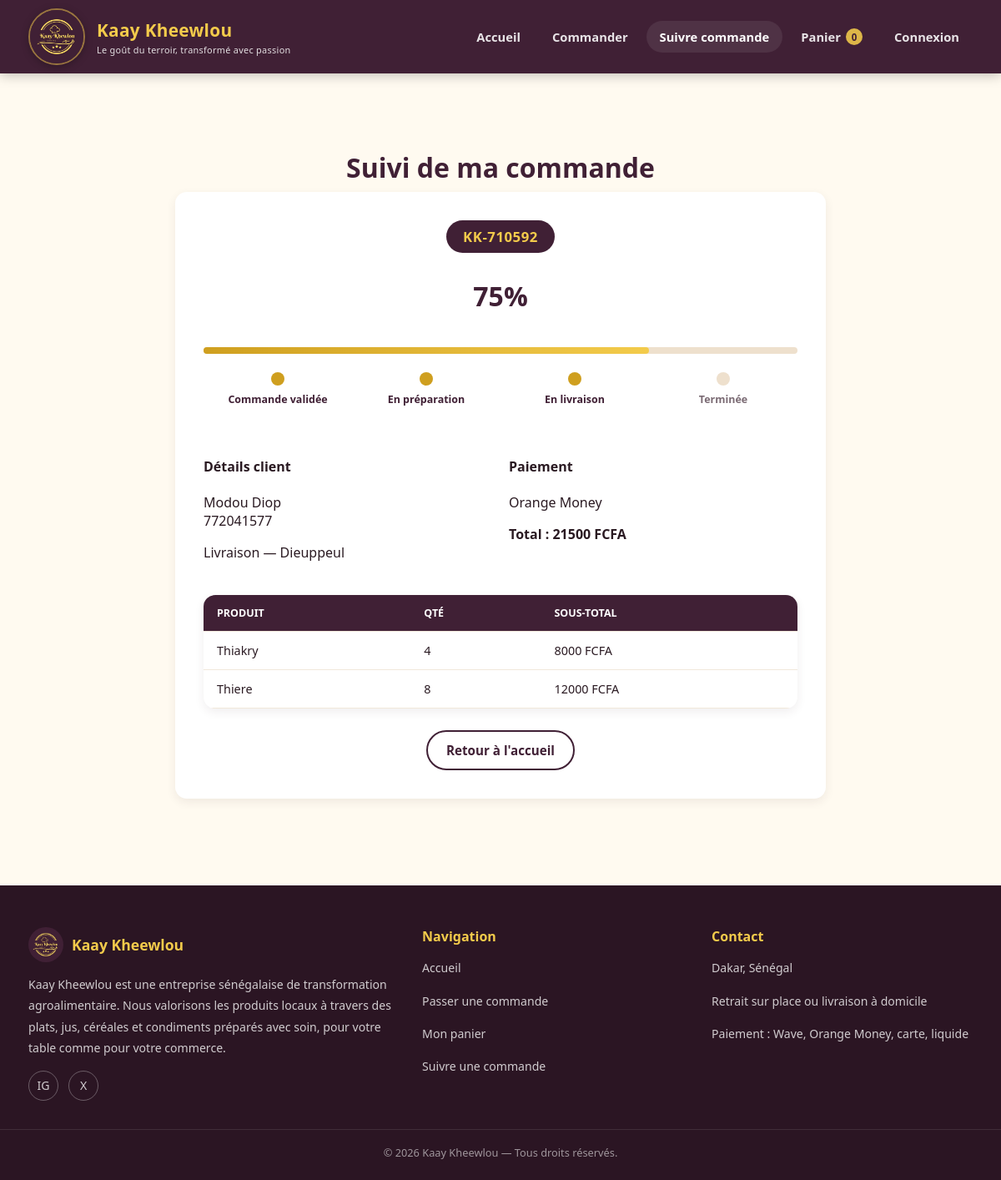
The page /suivi/KK-710592/ on the database its author committed.
### monapp/models.py (models this page shows, shortened)
class Commande(models.Model):
    STATUT_VALIDEE = 'validee'
    STATUT_PREPARATION = 'preparation'
    STATUT_LIVRAISON = 'livraison'
    STATUT_TERMINEE = 'terminee'
    STATUT_ANNULEE = 'annulee'
    STATUT_CHOICES = [
        (STATUT_VALIDEE, 'Commande validée'),
        (STATUT_PREPARATION, 'En préparation'),
        (STATUT_LIVRAISON, 'En livraison'),
        (STATUT_TERMINEE, 'Terminée'),
        (STATUT_ANNULEE, 'Annulée'),
    ]
    STATUT_POURCENTAGE = {
        STATUT_VALIDEE: 25,
        STATUT_PREPARATION: 50,
        STATUT_LIVRAISON: 75,
        STATUT_TERMINEE: 100,
        STATUT_ANNULEE: 0,
    }
    STATUTS_ANNULABLES = (STATUT_VALIDEE, STATUT_PREPARATION)
    MODE_RETRAIT = 'retrait'
    MODE_LIVRAISON = 'livraison'
    MODE_RECEPTION_CHOICES = [
        (MODE_RETRAIT, 'Retrait sur place'),
        (MODE_LIVRAISON, 'Livraison à domicile'),
    ]
    PAIEMENT_WAVE = 'wave'
    PAIEMENT_OM = 'orange_money'
    PAIEMENT_CARTE = 'carte'
    PAIEMENT_LIQUIDE = 'liquide'
    PAIEMENT_CHOICES = [
        (PAIEMENT_WAVE, 'Wave'),
        (PAIEMENT_OM, 'Orange Money'),
        (PAIEMENT_CARTE, 'Carte bancaire'),
        (PAIEMENT_LIQUIDE, 'Liquide (paiement à la livraison)'),
    ]
    numero = models.CharField(max_length=20, unique=True, default=generer_numero_commande, editable=False)
    utilisateur = models.ForeignKey(
        settings.AUTH_USER_MODEL, on_delete=models.SET_NULL, null=True, blank=True, related_name='commandes'
    )
    client_nom = models.CharField(max_length=120)
    client_telephone = models.CharField(max_length=30)
    client_email = models.EmailField(blank=True)
    client_adresse = models.CharField(max_length=255, blank=True)
    mode_reception = models.CharField(max_length=15, choices=MODE_RECEPTION_CHOICES, default=MODE_RETRAIT)
    mode_paiement = models.CharField(max_length=15, choices=PAIEMENT_CHOICES, default=PAIEMENT_LIQUIDE)
    sous_total = models.DecimalField(max_digits=12, decimal_places=0, default=0)
    frais_livraison = models.DecimalField(max_digits=10, decimal_places=0, default=0)
    points_utilises = models.PositiveIntegerField(default=0)
    reduction_points = models.DecimalField(max_digits=10, decimal_places=0, default=0)
    total = models.DecimalField(max_digits=12, decimal_places=0, default=0)
    points_credites = models.BooleanField(default=False, help_text="Les points de fidélité ont déjà été crédités pour cette commande")
    statut = models.CharField(max_length=15, choices=STATUT_CHOICES, default=STATUT_VALIDEE)
    note = models.TextField(blank=True, help_text="Précisions du client sur la commande")
    date_creation = models.DateTimeField(default=timezone.now)
    date_maj = models.DateTimeField(auto_now=True)
    class Meta:
        verbose_name = "Commande"
        verbose_name_plural = "Commandes"
        ordering = ['-date_creation']
    @property
    def pourcentage(self):
        return self.STATUT_POURCENTAGE.get(self.statut, 0)
    @property
    def est_annulee(self):
        return self.statut == self.STATUT_ANNULEE

class ArticleCommande(models.Model):
    commande = models.ForeignKey(Commande, on_delete=models.CASCADE, related_name='articles')
    produit = models.ForeignKey(Produit, on_delete=models.SET_NULL, null=True, related_name='articles_commandes')
    nom_produit = models.CharField(max_length=120)
    prix_unitaire = models.DecimalField(max_digits=10, decimal_places=0)
    quantite = models.PositiveIntegerField(default=1)
    class Meta:
        verbose_name = "Article de commande"
        verbose_name_plural = "Articles de commande"
    @property
    def sous_total(self):
        return self.prix_unitaire * self.quantite

### monapp/views.py (the view)
# urls.py: path('suivi/<str:numero>/', views.suivi_commande_vue, name='suivi_commande'),
def suivi_commande_vue(request, numero):
    commande = get_object_or_404(Commande, numero=numero)
    etapes = [c for c in Commande.STATUT_CHOICES if c[0] != Commande.STATUT_ANNULEE]
    return render(request, 'src/suivi_commande.html', {'commande': commande, 'etapes': etapes})

### monapp/cart.py (called while the page is built, shortened)
    def __iter__(self):
        ids = self.panier.keys()
        produits = Produit.objects.filter(id__in=ids)
        produits_par_id = {str(p.id): p for p in produits}

    def __len__(self):
        return sum(item['quantite'] for item in self.panier.values())

    def get_total(self):
        return sum((item['sous_total'] for item in self), Decimal('0'))

### monapp/context_processors.py (called while the page is built)
def panier_context(request):
    panier = Panier(request)
    return {
        'panier_nb_articles': len(panier),
        'panier_total': panier.get_total(),
    }

### monapp/templates/src/suivi_commande.html (shortened to what this page needs)
{% extends "src/base_client.html" %}
{% block contenu %}
<section class="section">
  <div class="container">
    <h1 class="section-title">Suivi de ma commande</h1>
    <div class="carte-suivi">
      <div class="suivi-numero"><span>{{ commande.numero }}</span></div>
      {% if commande.est_annulee %}
        <div class="text-center" style="margin:30px 0;">
          <span class="statut-badge statut-annulee" style="font-size:1rem;padding:10px 22px;">Commande annulée</span>
        </div>
      {% else %}
        <div class="progress-pourcentage">{{ commande.pourcentage }}%</div>
        <div class="progress-track">
          <div class="progress-fill" style="width:{{ commande.pourcentage }}%;"></div>
        </div>
        <div class="progress-etapes">
          {% for valeur, libelle in etapes %}
            <div class="progress-etape {% if commande.pourcentage >= 25 and valeur == 'validee' %}fait{% endif %}{% if commande.pourcentage >= 50 and valeur == 'preparation' %}fait{% endif %}{% if commande.pourcentage >= 75 and valeur == 'livraison' %}fait{% endif %}{% if commande.pourcentage >= 100 and valeur == 'terminee' %}fait{% endif %}">
              <div class="pastille"></div>
              {{ libelle }}
            </div>
          {% endfor %}
        </div>
      {% endif %}
      <div style="margin-top:40px;display:grid;grid-template-columns:1fr 1fr;gap:20px;">
        <div>
          <h4>Détails client</h4>
          <p>{{ commande.client_nom }}<br>{{ commande.client_telephone }}</p>
          <p>{% if commande.mode_reception == 'livraison' %}Livraison — {{ commande.client_adresse }}{% else %}Retrait sur place{% endif %}</p>
        </div>
        <div>
          <h4>Paiement</h4>
          <p>{{ commande.get_mode_paiement_display }}</p>
          <p><strong>Total : {{ commande.total }} FCFA</strong></p>
        </div>
      </div>
      <table class="tableau-simple" style="margin-top:24px;">
        <thead><tr><th>Produit</th><th>Qté</th><th>Sous-total</th></tr></thead>
        <tbody>
          {% for article in commande.articles.all %}
          <tr><td>{{ article.nom_produit }}</td><td>{{ article.quantite }}</td><td>{{ article.sous_total }} FCFA</td></tr>
          {% endfor %}
        </tbody>
      </table>
      <div style="text-align:center;margin-top:26px;display:flex;gap:12px;justify-content:center;flex-wrap:wrap;">
        <a href="{% url 'monapp:accueil' %}" class="btn btn-outline">Retour à l'accueil</a>
      </div>
    </div>
  </div>
</section>
{% endblock %}

### monapp/static/css/style.css (style rules this page uses)
:root { --brand-dark: #402035; --brand-dark-2: #2b1523; --brand-gold: #f3cb4b; --brand-gold-dark: #cf9f1f; --brand-white: #ffffff; --brand-cream: #fffaf0; --text-dark: #2a1a22; --text-muted: #7a6a73; --radius: 14px; --shadow: 0 10px 30px rgba(64, 32, 53, 0.12); --shadow-sm: 0 4px 12px rgba(64, 32, 53, 0.08); font-family: 'Segoe UI', 'Trebuchet MS', Verdana, sans-serif; }
* { box-sizing: border-box; }
html, body { margin: 0; padding: 0; background: var(--brand-cream); color: var(--text-dark); font-family: 'Segoe UI', 'Trebuchet MS', Verdana, sans-serif; scroll-behavior: smooth; }
a { text-decoration: none; color: inherit; }
.container { max-width: 1180px; margin: 0 auto; padding: 0 24px; }
.btn { display: inline-flex; align-items: center; justify-content: center; gap: 8px; padding: 12px 22px; border-radius: 999px; font-weight: 600; font-size: 0.95rem; border: 2px solid transparent; cursor: pointer; transition: transform .15s ease, box-shadow .15s ease, background .15s ease, color .15s ease; }
.btn-outline { background: transparent; border-color: var(--brand-dark); color: var(--brand-dark); }
.section { padding: 64px 0; }
.section-title { text-align: center; margin-bottom: 8px; font-size: 2rem; color: var(--brand-dark); font-weight: 800; }
.carte-suivi { background: var(--brand-white); border-radius: var(--radius); padding: 34px; box-shadow: var(--shadow-sm); max-width: 780px; margin: 0 auto; }
.suivi-numero { text-align:center; margin-bottom: 30px; }
.suivi-numero span { display:inline-block; background: var(--brand-dark); color: var(--brand-gold); font-weight:800; padding: 8px 20px; border-radius: 999px; font-size:1.05rem; letter-spacing: .5px; }
.progress-track { position: relative; height: 8px; background: #eee0cd; border-radius: 999px; margin: 40px 0 22px; }
.progress-fill { position:absolute; top:0; left:0; height:100%; background: linear-gradient(90deg, var(--brand-gold-dark), var(--brand-gold)); border-radius: 999px; transition: width .4s ease; }
.progress-etapes { display:flex; justify-content:space-between; }
.progress-etape { flex:1; text-align:center; font-size:.78rem; color: var(--text-muted); font-weight:700; position:relative; }
.progress-etape.fait { color: var(--brand-dark); }
.progress-etape .pastille { width:16px; height:16px; border-radius:50%; background:#eee0cd; margin: 0 auto 8px; }
.progress-etape.fait .pastille { background: var(--brand-gold-dark); }
.progress-pourcentage { text-align:center; font-size: 2rem; font-weight:800; color: var(--brand-dark); margin-bottom: 6px; }
.tableau-simple { width:100%; border-collapse: collapse; background:var(--brand-white); border-radius: var(--radius); overflow:hidden; box-shadow: var(--shadow-sm); }
.tableau-simple th, .tableau-simple td { padding: 13px 16px; border-bottom:1px solid #f1e8db; text-align:left; font-size:.9rem; }
.tableau-simple th { background: var(--brand-dark); color:var(--brand-white); font-size:.78rem; text-transform:uppercase; }

### rows shown on the page
Commande: numero "KK-710592", pourcentage "75", client_nom "Modou Diop", client_telephone "772041577", client_adresse "Dieuppeul", mode_paiement "Orange Money", total "21500"
ArticleCommande: nom_produit "Thiakry", quantite "4", sous_total "8000"
ArticleCommande: nom_produit "Thiere", quantite "8", sous_total "12000"

### other values the page prints
{{ panier_nb_articles }} "0"
{{ libelle }} "Commande validée" "En préparation" "En livraison" "Terminée"
